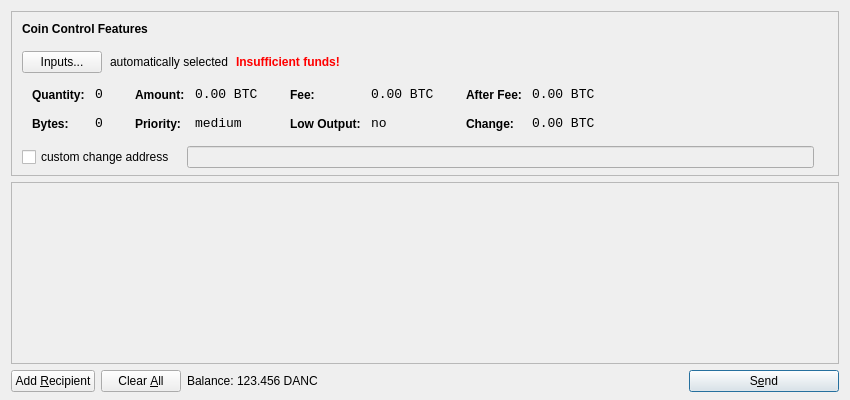
<?xml version="1.0" encoding="UTF-8"?>
<ui version="4.0">
 <class>SendCoinsDialog</class>
 <widget class="QDialog" name="SendCoinsDialog">
  <property name="geometry">
   <rect>
    <x>0</x>
    <y>0</y>
    <width>850</width>
    <height>400</height>
   </rect>
  </property>
  <property name="windowTitle">
   <string>Send Coins</string>
  </property>
  <layout class="QVBoxLayout" name="verticalLayout" stretch="0,1,0">
   <property name="bottomMargin">
    <number>8</number>
   </property>
   <item>
    <widget class="QFrame" name="frameCoinControl">
     <property name="sizePolicy">
      <sizepolicy hsizetype="Expanding" vsizetype="Expanding">
       <horstretch>0</horstretch>
       <verstretch>0</verstretch>
      </sizepolicy>
     </property>
     <property name="maximumSize">
      <size>
       <width>16777215</width>
       <height>16777215</height>
      </size>
     </property>
     <property name="frameShape">
      <enum>QFrame::StyledPanel</enum>
     </property>
     <property name="frameShadow">
      <enum>QFrame::Sunken</enum>
     </property>
     <layout class="QVBoxLayout" name="verticalLayoutCoinControl2">
      <property name="spacing">
       <number>-1</number>
      </property>
      <property name="leftMargin">
       <number>0</number>
      </property>
      <property name="topMargin">
       <number>0</number>
      </property>
      <property name="rightMargin">
       <number>0</number>
      </property>
      <property name="bottomMargin">
       <number>6</number>
      </property>
      <item>
       <layout class="QVBoxLayout" name="verticalLayoutCoinControl" stretch="0,0,0,0,1">
        <property name="spacing">
         <number>0</number>
        </property>
        <property name="leftMargin">
         <number>10</number>
        </property>
        <property name="topMargin">
         <number>10</number>
        </property>
        <item>
         <layout class="QHBoxLayout" name="horizontalLayoutCoinControl1">
          <property name="bottomMargin">
           <number>15</number>
          </property>
          <item>
           <widget class="QLabel" name="labelCoinControlFeatures">
            <property name="sizePolicy">
             <sizepolicy hsizetype="Preferred" vsizetype="Maximum">
              <horstretch>0</horstretch>
              <verstretch>0</verstretch>
             </sizepolicy>
            </property>
            <property name="font">
             <font>
              <weight>75</weight>
              <bold>true</bold>
             </font>
            </property>
            <property name="styleSheet">
             <string notr="true">font-weight:bold;</string>
            </property>
            <property name="text">
             <string>Coin Control Features</string>
            </property>
           </widget>
          </item>
         </layout>
        </item>
        <item>
         <layout class="QHBoxLayout" name="horizontalLayoutCoinControl2" stretch="0,0,0,0">
          <property name="spacing">
           <number>8</number>
          </property>
          <property name="bottomMargin">
           <number>10</number>
          </property>
          <item>
           <widget class="QPushButton" name="pushButtonCoinControl">
            <property name="styleSheet">
             <string notr="true"/>
            </property>
            <property name="text">
             <string>Inputs...</string>
            </property>
           </widget>
          </item>
          <item>
           <widget class="QLabel" name="labelCoinControlAutomaticallySelected">
            <property name="text">
             <string>automatically selected</string>
            </property>
            <property name="margin">
             <number>5</number>
            </property>
           </widget>
          </item>
          <item>
           <widget class="QLabel" name="labelCoinControlInsuffFunds">
            <property name="font">
             <font>
              <weight>75</weight>
              <bold>true</bold>
             </font>
            </property>
            <property name="styleSheet">
             <string notr="true">color:red;font-weight:bold;</string>
            </property>
            <property name="text">
             <string>Insufficient funds!</string>
            </property>
            <property name="margin">
             <number>5</number>
            </property>
           </widget>
          </item>
          <item>
           <spacer name="horizontalSpacerCoinControl">
            <property name="orientation">
             <enum>Qt::Horizontal</enum>
            </property>
            <property name="sizeHint" stdset="0">
             <size>
              <width>40</width>
              <height>1</height>
             </size>
            </property>
           </spacer>
          </item>
         </layout>
        </item>
        <item>
         <widget class="QWidget" name="widgetCoinControl" native="true">
          <property name="sizePolicy">
           <sizepolicy hsizetype="Preferred" vsizetype="Preferred">
            <horstretch>0</horstretch>
            <verstretch>0</verstretch>
           </sizepolicy>
          </property>
          <property name="minimumSize">
           <size>
            <width>0</width>
            <height>0</height>
           </size>
          </property>
          <property name="styleSheet">
           <string notr="true"/>
          </property>
          <layout class="QHBoxLayout" name="horizontalLayoutCoinControl5">
           <property name="margin">
            <number>0</number>
           </property>
           <item>
            <layout class="QHBoxLayout" name="horizontalLayoutCoinControl3" stretch="0,0,0,1">
             <property name="spacing">
              <number>20</number>
             </property>
             <property name="topMargin">
              <number>0</number>
             </property>
             <property name="bottomMargin">
              <number>10</number>
             </property>
             <item>
              <layout class="QFormLayout" name="formLayoutCoinControl1">
               <property name="horizontalSpacing">
                <number>10</number>
               </property>
               <property name="verticalSpacing">
                <number>14</number>
               </property>
               <property name="leftMargin">
                <number>10</number>
               </property>
               <property name="topMargin">
                <number>4</number>
               </property>
               <property name="rightMargin">
                <number>6</number>
               </property>
               <item row="0" column="0">
                <widget class="QLabel" name="labelCoinControlQuantityText">
                 <property name="styleSheet">
                  <string notr="true">font-weight:bold;</string>
                 </property>
                 <property name="text">
                  <string>Quantity:</string>
                 </property>
                 <property name="margin">
                  <number>0</number>
                 </property>
                </widget>
               </item>
               <item row="0" column="1">
                <widget class="QLabel" name="labelCoinControlQuantity">
                 <property name="font">
                  <font>
                   <family>Monospace</family>
                   <pointsize>10</pointsize>
                  </font>
                 </property>
                 <property name="cursor">
                  <cursorShape>IBeamCursor</cursorShape>
                 </property>
                 <property name="contextMenuPolicy">
                  <enum>Qt::ActionsContextMenu</enum>
                 </property>
                 <property name="text">
                  <string notr="true">0</string>
                 </property>
                 <property name="margin">
                  <number>0</number>
                 </property>
                 <property name="textInteractionFlags">
                  <set>Qt::LinksAccessibleByMouse|Qt::TextSelectableByKeyboard|Qt::TextSelectableByMouse</set>
                 </property>
                </widget>
               </item>
               <item row="1" column="0">
                <widget class="QLabel" name="labelCoinControlBytesText">
                 <property name="styleSheet">
                  <string notr="true">font-weight:bold;</string>
                 </property>
                 <property name="text">
                  <string>Bytes:</string>
                 </property>
                </widget>
               </item>
               <item row="1" column="1">
                <widget class="QLabel" name="labelCoinControlBytes">
                 <property name="font">
                  <font>
                   <family>Monospace</family>
                   <pointsize>10</pointsize>
                  </font>
                 </property>
                 <property name="cursor">
                  <cursorShape>IBeamCursor</cursorShape>
                 </property>
                 <property name="contextMenuPolicy">
                  <enum>Qt::ActionsContextMenu</enum>
                 </property>
                 <property name="text">
                  <string notr="true">0</string>
                 </property>
                 <property name="textInteractionFlags">
                  <set>Qt::LinksAccessibleByMouse|Qt::TextSelectableByKeyboard|Qt::TextSelectableByMouse</set>
                 </property>
                </widget>
               </item>
              </layout>
             </item>
             <item>
              <layout class="QFormLayout" name="formLayoutCoinControl2">
               <property name="horizontalSpacing">
                <number>10</number>
               </property>
               <property name="verticalSpacing">
                <number>14</number>
               </property>
               <property name="leftMargin">
                <number>6</number>
               </property>
               <property name="topMargin">
                <number>4</number>
               </property>
               <property name="rightMargin">
                <number>6</number>
               </property>
               <item row="0" column="0">
                <widget class="QLabel" name="labelCoinControlAmountText">
                 <property name="styleSheet">
                  <string notr="true">font-weight:bold;</string>
                 </property>
                 <property name="text">
                  <string>Amount:</string>
                 </property>
                 <property name="margin">
                  <number>0</number>
                 </property>
                </widget>
               </item>
               <item row="0" column="1">
                <widget class="QLabel" name="labelCoinControlAmount">
                 <property name="font">
                  <font>
                   <family>Monospace</family>
                   <pointsize>10</pointsize>
                  </font>
                 </property>
                 <property name="cursor">
                  <cursorShape>IBeamCursor</cursorShape>
                 </property>
                 <property name="contextMenuPolicy">
                  <enum>Qt::ActionsContextMenu</enum>
                 </property>
                 <property name="text">
                  <string notr="true">0.00 BTC</string>
                 </property>
                 <property name="textInteractionFlags">
                  <set>Qt::LinksAccessibleByMouse|Qt::TextSelectableByKeyboard|Qt::TextSelectableByMouse</set>
                 </property>
                </widget>
               </item>
               <item row="1" column="0">
                <widget class="QLabel" name="labelCoinControlPriorityText">
                 <property name="styleSheet">
                  <string notr="true">font-weight:bold;</string>
                 </property>
                 <property name="text">
                  <string>Priority:</string>
                 </property>
                </widget>
               </item>
               <item row="1" column="1">
                <widget class="QLabel" name="labelCoinControlPriority">
                 <property name="font">
                  <font>
                   <family>Monospace</family>
                   <pointsize>10</pointsize>
                  </font>
                 </property>
                 <property name="cursor">
                  <cursorShape>IBeamCursor</cursorShape>
                 </property>
                 <property name="contextMenuPolicy">
                  <enum>Qt::ActionsContextMenu</enum>
                 </property>
                 <property name="text">
                  <string>medium</string>
                 </property>
                 <property name="textInteractionFlags">
                  <set>Qt::LinksAccessibleByMouse|Qt::TextSelectableByKeyboard|Qt::TextSelectableByMouse</set>
                 </property>
                </widget>
               </item>
              </layout>
             </item>
             <item>
              <layout class="QFormLayout" name="formLayoutCoinControl3">
               <property name="horizontalSpacing">
                <number>10</number>
               </property>
               <property name="verticalSpacing">
                <number>14</number>
               </property>
               <property name="leftMargin">
                <number>6</number>
               </property>
               <property name="topMargin">
                <number>4</number>
               </property>
               <property name="rightMargin">
                <number>6</number>
               </property>
               <item row="0" column="0">
                <widget class="QLabel" name="labelCoinControlFeeText">
                 <property name="styleSheet">
                  <string notr="true">font-weight:bold;</string>
                 </property>
                 <property name="text">
                  <string>Fee:</string>
                 </property>
                 <property name="margin">
                  <number>0</number>
                 </property>
                </widget>
               </item>
               <item row="0" column="1">
                <widget class="QLabel" name="labelCoinControlFee">
                 <property name="font">
                  <font>
                   <family>Monospace</family>
                   <pointsize>10</pointsize>
                  </font>
                 </property>
                 <property name="cursor">
                  <cursorShape>IBeamCursor</cursorShape>
                 </property>
                 <property name="contextMenuPolicy">
                  <enum>Qt::ActionsContextMenu</enum>
                 </property>
                 <property name="text">
                  <string notr="true">0.00 BTC</string>
                 </property>
                 <property name="textInteractionFlags">
                  <set>Qt::LinksAccessibleByMouse|Qt::TextSelectableByKeyboard|Qt::TextSelectableByMouse</set>
                 </property>
                </widget>
               </item>
               <item row="1" column="0">
                <widget class="QLabel" name="labelCoinControlLowOutputText">
                 <property name="styleSheet">
                  <string notr="true">font-weight:bold;</string>
                 </property>
                 <property name="text">
                  <string>Low Output:</string>
                 </property>
                </widget>
               </item>
               <item row="1" column="1">
                <widget class="QLabel" name="labelCoinControlLowOutput">
                 <property name="font">
                  <font>
                   <family>Monospace</family>
                   <pointsize>10</pointsize>
                  </font>
                 </property>
                 <property name="cursor">
                  <cursorShape>IBeamCursor</cursorShape>
                 </property>
                 <property name="contextMenuPolicy">
                  <enum>Qt::ActionsContextMenu</enum>
                 </property>
                 <property name="text">
                  <string>no</string>
                 </property>
                 <property name="textInteractionFlags">
                  <set>Qt::LinksAccessibleByMouse|Qt::TextSelectableByKeyboard|Qt::TextSelectableByMouse</set>
                 </property>
                </widget>
               </item>
              </layout>
             </item>
             <item>
              <layout class="QFormLayout" name="formLayoutCoinControl4">
               <property name="horizontalSpacing">
                <number>10</number>
               </property>
               <property name="verticalSpacing">
                <number>14</number>
               </property>
               <property name="leftMargin">
                <number>6</number>
               </property>
               <property name="topMargin">
                <number>4</number>
               </property>
               <property name="rightMargin">
                <number>6</number>
               </property>
               <item row="0" column="0">
                <widget class="QLabel" name="labelCoinControlAfterFeeText">
                 <property name="styleSheet">
                  <string notr="true">font-weight:bold;</string>
                 </property>
                 <property name="text">
                  <string>After Fee:</string>
                 </property>
                 <property name="margin">
                  <number>0</number>
                 </property>
                </widget>
               </item>
               <item row="0" column="1">
                <widget class="QLabel" name="labelCoinControlAfterFee">
                 <property name="font">
                  <font>
                   <family>Monospace</family>
                   <pointsize>10</pointsize>
                  </font>
                 </property>
                 <property name="cursor">
                  <cursorShape>IBeamCursor</cursorShape>
                 </property>
                 <property name="contextMenuPolicy">
                  <enum>Qt::ActionsContextMenu</enum>
                 </property>
                 <property name="text">
                  <string notr="true">0.00 BTC</string>
                 </property>
                 <property name="textInteractionFlags">
                  <set>Qt::LinksAccessibleByMouse|Qt::TextSelectableByKeyboard|Qt::TextSelectableByMouse</set>
                 </property>
                </widget>
               </item>
               <item row="1" column="0">
                <widget class="QLabel" name="labelCoinControlChangeText">
                 <property name="styleSheet">
                  <string notr="true">font-weight:bold;</string>
                 </property>
                 <property name="text">
                  <string>Change:</string>
                 </property>
                </widget>
               </item>
               <item row="1" column="1">
                <widget class="QLabel" name="labelCoinControlChange">
                 <property name="font">
                  <font>
                   <family>Monospace</family>
                   <pointsize>10</pointsize>
                  </font>
                 </property>
                 <property name="cursor">
                  <cursorShape>IBeamCursor</cursorShape>
                 </property>
                 <property name="contextMenuPolicy">
                  <enum>Qt::ActionsContextMenu</enum>
                 </property>
                 <property name="text">
                  <string notr="true">0.00 BTC</string>
                 </property>
                 <property name="textInteractionFlags">
                  <set>Qt::LinksAccessibleByMouse|Qt::TextSelectableByKeyboard|Qt::TextSelectableByMouse</set>
                 </property>
                </widget>
               </item>
              </layout>
             </item>
            </layout>
           </item>
          </layout>
         </widget>
        </item>
        <item>
         <layout class="QHBoxLayout" name="horizontalLayoutCoinControl4" stretch="0,0,0">
          <property name="spacing">
           <number>12</number>
          </property>
          <property name="sizeConstraint">
           <enum>QLayout::SetDefaultConstraint</enum>
          </property>
          <property name="topMargin">
           <number>5</number>
          </property>
          <property name="rightMargin">
           <number>5</number>
          </property>
          <item>
           <widget class="QCheckBox" name="checkBoxCoinControlChange">
            <property name="text">
             <string>custom change address</string>
            </property>
           </widget>
          </item>
          <item>
           <widget class="QLineEdit" name="lineEditCoinControlChange">
            <property name="enabled">
             <bool>false</bool>
            </property>
            <property name="sizePolicy">
             <sizepolicy hsizetype="Expanding" vsizetype="Fixed">
              <horstretch>0</horstretch>
              <verstretch>0</verstretch>
             </sizepolicy>
            </property>
           </widget>
          </item>
          <item>
           <widget class="QLabel" name="labelCoinControlChangeLabel">
            <property name="sizePolicy">
             <sizepolicy hsizetype="Preferred" vsizetype="Expanding">
              <horstretch>0</horstretch>
              <verstretch>0</verstretch>
             </sizepolicy>
            </property>
            <property name="minimumSize">
             <size>
              <width>0</width>
              <height>0</height>
             </size>
            </property>
            <property name="text">
             <string/>
            </property>
            <property name="margin">
             <number>3</number>
            </property>
           </widget>
          </item>
         </layout>
        </item>
        <item>
         <spacer name="verticalSpacerCoinControl">
          <property name="orientation">
           <enum>Qt::Vertical</enum>
          </property>
          <property name="sizeHint" stdset="0">
           <size>
            <width>800</width>
            <height>1</height>
           </size>
          </property>
         </spacer>
        </item>
       </layout>
      </item>
     </layout>
    </widget>
   </item>
   <item>
    <widget class="QScrollArea" name="scrollArea">
     <property name="widgetResizable">
      <bool>true</bool>
     </property>
     <widget class="QWidget" name="scrollAreaWidgetContents">
      <property name="geometry">
       <rect>
        <x>0</x>
        <y>0</y>
        <width>830</width>
        <height>165</height>
       </rect>
      </property>
      <layout class="QVBoxLayout" name="verticalLayout_2">
       <property name="margin">
        <number>0</number>
       </property>
       <item>
        <layout class="QVBoxLayout" name="entries">
         <property name="spacing">
          <number>6</number>
         </property>
        </layout>
       </item>
       <item>
        <spacer name="verticalSpacer">
         <property name="orientation">
          <enum>Qt::Vertical</enum>
         </property>
         <property name="sizeHint" stdset="0">
          <size>
           <width>20</width>
           <height>40</height>
          </size>
         </property>
        </spacer>
       </item>
      </layout>
     </widget>
    </widget>
   </item>
   <item>
    <layout class="QHBoxLayout" name="horizontalLayout">
     <item>
      <widget class="QPushButton" name="addButton">
       <property name="toolTip">
        <string>Send to multiple recipients at once</string>
       </property>
       <property name="text">
        <string>Add &amp;Recipient</string>
       </property>
       <property name="icon">
        <iconset resource="../bitcoin.qrc">
         <normaloff>:/icons/add</normaloff>:/icons/add</iconset>
       </property>
       <property name="autoDefault">
        <bool>false</bool>
       </property>
      </widget>
     </item>
     <item>
      <widget class="QPushButton" name="clearButton">
       <property name="sizePolicy">
        <sizepolicy hsizetype="Minimum" vsizetype="Fixed">
         <horstretch>0</horstretch>
         <verstretch>0</verstretch>
        </sizepolicy>
       </property>
       <property name="toolTip">
        <string>Remove all transaction fields</string>
       </property>
       <property name="text">
        <string>Clear &amp;All</string>
       </property>
       <property name="icon">
        <iconset resource="../bitcoin.qrc">
         <normaloff>:/icons/remove</normaloff>:/icons/remove</iconset>
       </property>
       <property name="autoRepeatDelay">
        <number>300</number>
       </property>
       <property name="autoDefault">
        <bool>false</bool>
       </property>
      </widget>
     </item>
     <item>
      <layout class="QHBoxLayout" name="horizontalLayout_2">
       <property name="spacing">
        <number>3</number>
       </property>
       <item>
        <widget class="QLabel" name="label">
         <property name="text">
          <string>Balance:</string>
         </property>
        </widget>
       </item>
       <item>
        <widget class="QLabel" name="labelBalance">
         <property name="cursor">
          <cursorShape>IBeamCursor</cursorShape>
         </property>
         <property name="text">
          <string>123.456 DANC</string>
         </property>
         <property name="textInteractionFlags">
          <set>Qt::LinksAccessibleByMouse|Qt::TextSelectableByKeyboard|Qt::TextSelectableByMouse</set>
         </property>
        </widget>
       </item>
      </layout>
     </item>
     <item>
      <spacer name="horizontalSpacer">
       <property name="orientation">
        <enum>Qt::Horizontal</enum>
       </property>
       <property name="sizeHint" stdset="0">
        <size>
         <width>40</width>
         <height>20</height>
        </size>
       </property>
      </spacer>
     </item>
     <item>
      <widget class="QPushButton" name="sendButton">
       <property name="minimumSize">
        <size>
         <width>150</width>
         <height>0</height>
        </size>
       </property>
       <property name="toolTip">
        <string>Confirm the send action</string>
       </property>
       <property name="text">
        <string>S&amp;end</string>
       </property>
       <property name="icon">
        <iconset resource="../bitcoin.qrc">
         <normaloff>:/icons/send</normaloff>:/icons/send</iconset>
       </property>
       <property name="default">
        <bool>true</bool>
       </property>
      </widget>
     </item>
    </layout>
   </item>
  </layout>
 </widget>
 <resources>
  <include location="../bitcoin.qrc"/>
 </resources>
 <connections/>
</ui>
